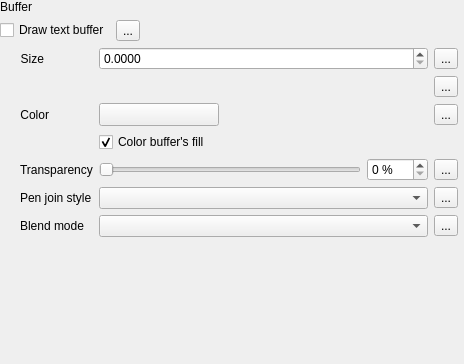
                    <widget class="QWidget" name="scrollAreaWidgetContents_3">
                     <property name="geometry">
                      <rect>
                       <x>0</x>
                       <y>0</y>
                       <width>464</width>
                       <height>364</height>
                      </rect>
                     </property>
                     <layout class="QVBoxLayout" name="verticalLayout_12">
                      <property name="leftMargin">
                       <number>0</number>
                      </property>
                      <property name="topMargin">
                       <number>0</number>
                      </property>
                      <property name="rightMargin">
                       <number>6</number>
                      </property>
                      <property name="bottomMargin">
                       <number>0</number>
                      </property>
                      <item>
                       <layout class="QGridLayout" name="gridLayout_36">
                        <item row="1" column="1">
                         <widget class="QgsDataDefinedButton" name="mBufferDrawDDBtn">
                          <property name="text">
                           <string>...</string>
                          </property>
                         </widget>
                        </item>
                        <item row="1" column="0">
                         <widget class="QCheckBox" name="mBufferDrawChkBx">
                          <property name="sizePolicy">
                           <sizepolicy hsizetype="Maximum" vsizetype="Fixed">
                            <horstretch>0</horstretch>
                            <verstretch>0</verstretch>
                           </sizepolicy>
                          </property>
                          <property name="text">
                           <string>Draw text buffer</string>
                          </property>
                         </widget>
                        </item>
                        <item row="1" column="2">
                         <spacer name="horizontalSpacer_13">
                          <property name="orientation">
                           <enum>Qt::Horizontal</enum>
                          </property>
                          <property name="sizeHint" stdset="0">
                           <size>
                            <width>0</width>
                            <height>20</height>
                           </size>
                          </property>
                         </spacer>
                        </item>
                        <item row="2" column="0" colspan="3">
                         <widget class="QFrame" name="mBufferFrame">
                          <layout class="QGridLayout" name="gridLayout_12">
                           <property name="leftMargin">
                            <number>20</number>
                           </property>
                           <property name="topMargin">
                            <number>0</number>
                           </property>
                           <property name="rightMargin">
                            <number>0</number>
                           </property>
                           <property name="bottomMargin">
                            <number>0</number>
                           </property>
                           <item row="1" column="2">
                            <widget class="QgsDataDefinedButton" name="mBufferUnitsDDBtn">
                             <property name="text">
                              <string>...</string>
                             </property>
                            </widget>
                           </item>
                           <item row="6" column="2">
                            <widget class="QgsDataDefinedButton" name="mBufferBlendModeDDBtn">
                             <property name="text">
                              <string>...</string>
                             </property>
                            </widget>
                           </item>
                           <item row="5" column="1">
                            <widget class="QgsPenJoinStyleComboBox" name="mBufferJoinStyleComboBox">
                             <property name="sizePolicy">
                              <sizepolicy hsizetype="Expanding" vsizetype="Fixed">
                               <horstretch>0</horstretch>
                               <verstretch>0</verstretch>
                              </sizepolicy>
                             </property>
                            </widget>
                           </item>
                           <item row="2" column="0">
                            <widget class="QLabel" name="label_32">
                             <property name="sizePolicy">
                              <sizepolicy hsizetype="Maximum" vsizetype="Preferred">
                               <horstretch>0</horstretch>
                               <verstretch>0</verstretch>
                              </sizepolicy>
                             </property>
                             <property name="text">
                              <string>Color</string>
                             </property>
                             <property name="alignment">
                              <set>Qt::AlignRight|Qt::AlignTrailing|Qt::AlignVCenter</set>
                             </property>
                            </widget>
                           </item>
                           <item row="5" column="0">
                            <widget class="QLabel" name="label_5">
                             <property name="text">
                              <string>Pen join style</string>
                             </property>
                            </widget>
                           </item>
                           <item row="0" column="1">
                            <widget class="QgsDoubleSpinBox" name="spinBufferSize">
                             <property name="sizePolicy">
                              <sizepolicy hsizetype="Expanding" vsizetype="Fixed">
                               <horstretch>0</horstretch>
                               <verstretch>0</verstretch>
                              </sizepolicy>
                             </property>
                             <property name="minimumSize">
                              <size>
                               <width>0</width>
                               <height>0</height>
                              </size>
                             </property>
                             <property name="suffix">
                              <string/>
                             </property>
                             <property name="decimals">
                              <number>4</number>
                             </property>
                             <property name="maximum">
                              <double>999999999.000000000000000</double>
                             </property>
                             <property name="singleStep">
                              <double>0.100000000000000</double>
                             </property>
                             <property name="showClearButton" stdset="0">
                              <bool>false</bool>
                             </property>
                            </widget>
                           </item>
                           <item row="4" column="1">
                            <widget class="QFrame" name="frame_5">
                             <property name="sizePolicy">
                              <sizepolicy hsizetype="Preferred" vsizetype="Maximum">
                               <horstretch>0</horstretch>
                               <verstretch>0</verstretch>
                              </sizepolicy>
                             </property>
                             <layout class="QHBoxLayout" name="horizontalLayout_10">
                              <property name="leftMargin">
                               <number>0</number>
                              </property>
                              <property name="topMargin">
                               <number>0</number>
                              </property>
                              <property name="rightMargin">
                               <number>0</number>
                              </property>
                              <property name="bottomMargin">
                               <number>0</number>
                              </property>
                              <item>
                               <widget class="QSlider" name="mBufferTranspSlider">
                                <property name="enabled">
                                 <bool>true</bool>
                                </property>
                                <property name="sizePolicy">
                                 <sizepolicy hsizetype="Expanding" vsizetype="Fixed">
                                  <horstretch>0</horstretch>
                                  <verstretch>0</verstretch>
                                 </sizepolicy>
                                </property>
                                <property name="minimumSize">
                                 <size>
                                  <width>0</width>
                                  <height>0</height>
                                 </size>
                                </property>
                                <property name="maximumSize">
                                 <size>
                                  <width>16777215</width>
                                  <height>16777215</height>
                                 </size>
                                </property>
                                <property name="maximum">
                                 <number>100</number>
                                </property>
                                <property name="orientation">
                                 <enum>Qt::Horizontal</enum>
                                </property>
                               </widget>
                              </item>
                              <item>
                               <widget class="QgsSpinBox" name="mBufferTranspSpinBox">
                                <property name="enabled">
                                 <bool>true</bool>
                                </property>
                                <property name="suffix">
                                 <string> %</string>
                                </property>
                                <property name="maximum">
                                 <number>100</number>
                                </property>
                               </widget>
                              </item>
                             </layout>
                            </widget>
                           </item>
                           <item row="4" column="0">
                            <widget class="QLabel" name="mBufferTranspLabel_2">
                             <property name="enabled">
                              <bool>true</bool>
                             </property>
                             <property name="text">
                              <string>Transparency</string>
                             </property>
                            </widget>
                           </item>
                           <item row="6" column="0">
                            <widget class="QLabel" name="labelBufferBlend">
                             <property name="text">
                              <string>Blend mode</string>
                             </property>
                            </widget>
                           </item>
                           <item row="4" column="2">
                            <widget class="QgsDataDefinedButton" name="mBufferTranspDDBtn">
                             <property name="text">
                              <string>...</string>
                             </property>
                            </widget>
                           </item>
                           <item row="5" column="2">
                            <widget class="QgsDataDefinedButton" name="mBufferJoinStyleDDBtn">
                             <property name="text">
                              <string>...</string>
                             </property>
                            </widget>
                           </item>
                           <item row="2" column="1">
                            <widget class="QgsColorButtonV2" name="btnBufferColor">
                             <property name="sizePolicy">
                              <sizepolicy hsizetype="Fixed" vsizetype="Fixed">
                               <horstretch>0</horstretch>
                               <verstretch>0</verstretch>
                              </sizepolicy>
                             </property>
                             <property name="minimumSize">
                              <size>
                               <width>120</width>
                               <height>0</height>
                              </size>
                             </property>
                             <property name="maximumSize">
                              <size>
                               <width>120</width>
                               <height>16777215</height>
                              </size>
                             </property>
                             <property name="text">
                              <string/>
                             </property>
                            </widget>
                           </item>
                           <item row="0" column="2">
                            <widget class="QgsDataDefinedButton" name="mBufferSizeDDBtn">
                             <property name="text">
                              <string>...</string>
                             </property>
                            </widget>
                           </item>
                           <item row="2" column="2">
                            <widget class="QgsDataDefinedButton" name="mBufferColorDDBtn">
                             <property name="text">
                              <string>...</string>
                             </property>
                            </widget>
                           </item>
                           <item row="0" column="0">
                            <widget class="QLabel" name="label_31">
                             <property name="sizePolicy">
                              <sizepolicy hsizetype="Maximum" vsizetype="Preferred">
                               <horstretch>0</horstretch>
                               <verstretch>0</verstretch>
                              </sizepolicy>
                             </property>
                             <property name="text">
                              <string>Size</string>
                             </property>
                             <property name="alignment">
                              <set>Qt::AlignRight|Qt::AlignTrailing|Qt::AlignVCenter</set>
                             </property>
                            </widget>
                           </item>
                           <item row="6" column="1">
                            <widget class="QgsBlendModeComboBox" name="comboBufferBlendMode"/>
                           </item>
                           <item row="3" column="1">
                            <widget class="QCheckBox" name="mBufferTranspFillChbx">
                             <property name="text">
                              <string>Color buffer's fill</string>
                             </property>
                             <property name="checked">
                              <bool>true</bool>
                             </property>
                            </widget>
                           </item>
                           <item row="1" column="1">
                            <widget class="QgsUnitSelectionWidget" name="mBufferUnitWidget" native="true"/>
                           </item>
                          </layout>
                         </widget>
                        </item>
                        <item row="0" column="0" colspan="2">
                         <widget class="QLabel" name="label_37">
                          <property name="sizePolicy">
                           <sizepolicy hsizetype="Maximum" vsizetype="Preferred">
                            <horstretch>0</horstretch>
                            <verstretch>0</verstretch>
                           </sizepolicy>
                          </property>
                          <property name="text">
                           <string>Buffer</string>
                          </property>
                          <property name="alignment">
                           <set>Qt::AlignRight|Qt::AlignTrailing|Qt::AlignVCenter</set>
                          </property>
                         </widget>
                        </item>
                       </layout>
                      </item>
                      <item>
                       <spacer name="verticalSpacer">
                        <property name="orientation">
                         <enum>Qt::Vertical</enum>
                        </property>
                        <property name="sizeHint" stdset="0">
                         <size>
                          <width>20</width>
                          <height>0</height>
                         </size>
                        </property>
                       </spacer>
                      </item>
                     </layout>
                    </widget>
